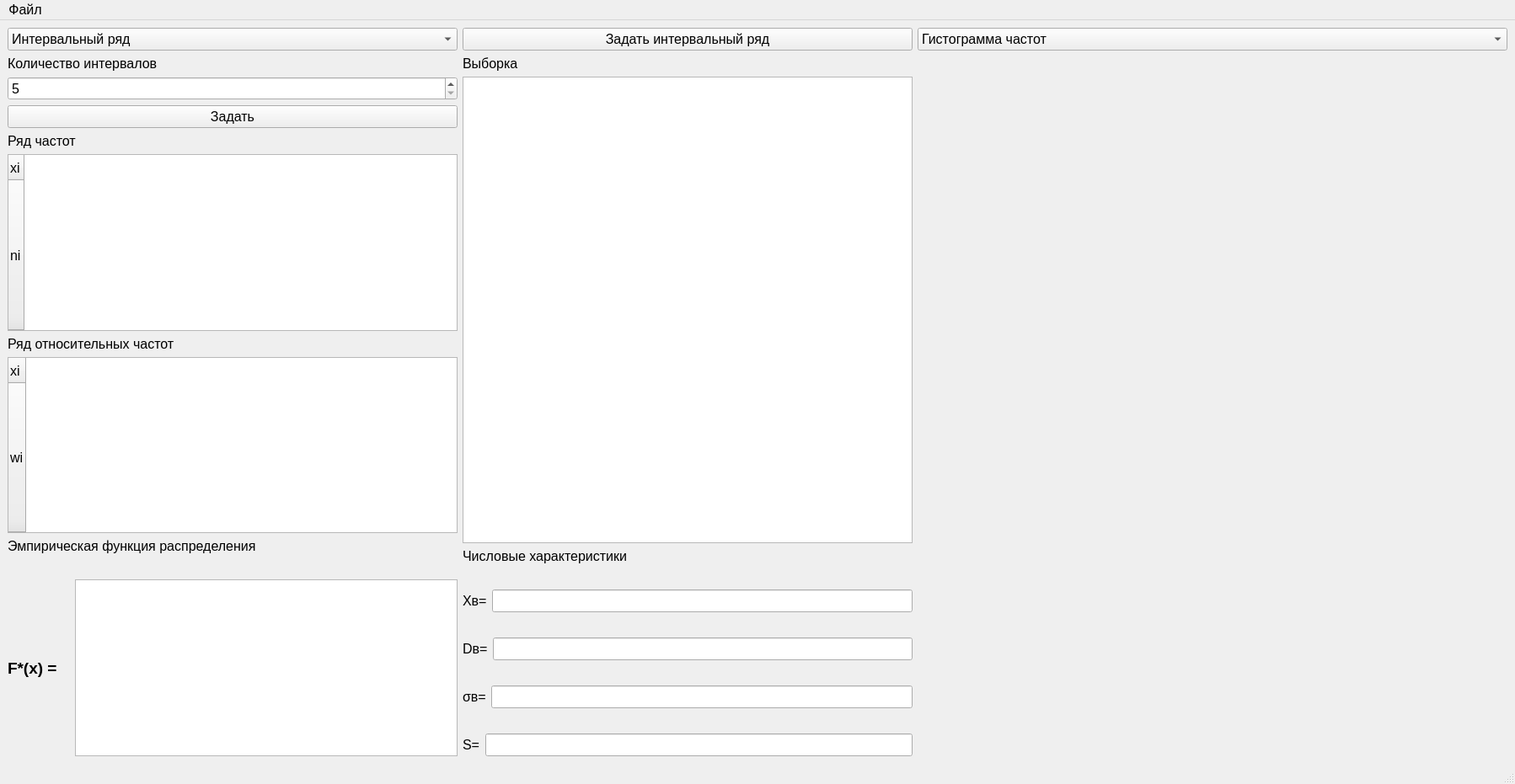
<?xml version="1.0" encoding="UTF-8"?>
<ui version="4.0">
 <class>MainWindow</class>
 <widget class="QMainWindow" name="MainWindow">
  <property name="geometry">
   <rect>
    <x>0</x>
    <y>0</y>
    <width>1798</width>
    <height>931</height>
   </rect>
  </property>
  <property name="font">
   <font>
    <pointsize>12</pointsize>
   </font>
  </property>
  <property name="windowTitle">
   <string>MainWindow</string>
  </property>
  <widget class="QWidget" name="centralwidget">
   <layout class="QHBoxLayout" name="horizontalLayout_6">
    <item>
     <layout class="QVBoxLayout" name="verticalLayout_2">
      <item>
       <widget class="QComboBox" name="rangeType">
        <item>
         <property name="text">
          <string>Интервальный ряд</string>
         </property>
        </item>
        <item>
         <property name="text">
          <string>Группированный ряд</string>
         </property>
        </item>
       </widget>
      </item>
      <item>
       <widget class="QLabel" name="label_11">
        <property name="text">
         <string>Количество интервалов</string>
        </property>
       </widget>
      </item>
      <item>
       <widget class="QSpinBox" name="interval_amount_spin_box">
        <property name="minimum">
         <number>5</number>
        </property>
        <property name="maximum">
         <number>10</number>
        </property>
       </widget>
      </item>
      <item>
       <widget class="QPushButton" name="interval_amount_button">
        <property name="text">
         <string>Задать</string>
        </property>
       </widget>
      </item>
      <item>
       <widget class="QLabel" name="label_3">
        <property name="text">
         <string>Ряд частот</string>
        </property>
       </widget>
      </item>
      <item>
       <widget class="QTableWidget" name="frequencyTable">
        <property name="font">
         <font>
          <family>MS Shell Dlg 2</family>
          <pointsize>12</pointsize>
         </font>
        </property>
        <attribute name="horizontalHeaderVisible">
         <bool>true</bool>
        </attribute>
        <attribute name="horizontalHeaderStretchLastSection">
         <bool>true</bool>
        </attribute>
        <attribute name="verticalHeaderShowSortIndicator" stdset="0">
         <bool>false</bool>
        </attribute>
        <attribute name="verticalHeaderStretchLastSection">
         <bool>true</bool>
        </attribute>
        <row>
         <property name="text">
          <string>xi</string>
         </property>
        </row>
        <row>
         <property name="text">
          <string>ni</string>
         </property>
        </row>
       </widget>
      </item>
      <item>
       <widget class="QLabel" name="label_2">
        <property name="text">
         <string>Ряд относительных частот</string>
        </property>
       </widget>
      </item>
      <item>
       <widget class="QTableWidget" name="periodicityTable">
        <property name="font">
         <font>
          <family>MS Shell Dlg 2</family>
          <pointsize>12</pointsize>
         </font>
        </property>
        <property name="textElideMode">
         <enum>Qt::ElideMiddle</enum>
        </property>
        <property name="showGrid">
         <bool>true</bool>
        </property>
        <attribute name="horizontalHeaderVisible">
         <bool>true</bool>
        </attribute>
        <attribute name="verticalHeaderStretchLastSection">
         <bool>true</bool>
        </attribute>
        <row>
         <property name="text">
          <string>xi</string>
         </property>
        </row>
        <row>
         <property name="text">
          <string>wi</string>
         </property>
        </row>
       </widget>
      </item>
      <item>
       <widget class="QLabel" name="label_4">
        <property name="text">
         <string>Эмпирическая функция распределения</string>
        </property>
       </widget>
      </item>
      <item>
       <widget class="QLabel" name="label_9">
        <property name="text">
         <string/>
        </property>
        <property name="pixmap">
         <pixmap>img/function.png</pixmap>
        </property>
        <property name="scaledContents">
         <bool>false</bool>
        </property>
        <property name="alignment">
         <set>Qt::AlignCenter</set>
        </property>
       </widget>
      </item>
      <item>
       <layout class="QHBoxLayout" name="horizontalLayout">
        <item>
         <widget class="QLabel" name="label_10">
          <property name="font">
           <font>
            <pointsize>14</pointsize>
            <weight>75</weight>
            <bold>true</bold>
           </font>
          </property>
          <property name="text">
           <string>F*(x) =</string>
          </property>
         </widget>
        </item>
        <item>
         <widget class="QLabel" name="bracketImg">
          <property name="text">
           <string/>
          </property>
          <property name="pixmap">
           <pixmap>img/bracket.png</pixmap>
          </property>
          <property name="scaledContents">
           <bool>true</bool>
          </property>
          <property name="alignment">
           <set>Qt::AlignCenter</set>
          </property>
         </widget>
        </item>
        <item>
         <widget class="QTextEdit" name="functionEdit">
          <property name="minimumSize">
           <size>
            <width>0</width>
            <height>200</height>
           </size>
          </property>
          <property name="readOnly">
           <bool>true</bool>
          </property>
         </widget>
        </item>
       </layout>
      </item>
     </layout>
    </item>
    <item>
     <layout class="QVBoxLayout" name="verticalLayout_3">
      <item>
       <widget class="QPushButton" name="dialogBtn">
        <property name="text">
         <string>Задать интервальный ряд</string>
        </property>
       </widget>
      </item>
      <item>
       <widget class="QLabel" name="label">
        <property name="text">
         <string>Выборка</string>
        </property>
       </widget>
      </item>
      <item>
       <widget class="QTextEdit" name="variationSeriesText">
        <property name="readOnly">
         <bool>true</bool>
        </property>
       </widget>
      </item>
      <item>
       <widget class="QLabel" name="label_12">
        <property name="text">
         <string>Числовые характеристики</string>
        </property>
       </widget>
      </item>
      <item>
       <widget class="QLabel" name="label_13">
        <property name="text">
         <string/>
        </property>
        <property name="pixmap">
         <pixmap>img/average_x.png</pixmap>
        </property>
       </widget>
      </item>
      <item>
       <layout class="QHBoxLayout" name="horizontalLayout_2">
        <item>
         <widget class="QLabel" name="label_5">
          <property name="text">
           <string>Xв=</string>
          </property>
         </widget>
        </item>
        <item>
         <widget class="QLineEdit" name="middleXEdit">
          <property name="readOnly">
           <bool>true</bool>
          </property>
         </widget>
        </item>
       </layout>
      </item>
      <item>
       <widget class="QLabel" name="label_14">
        <property name="text">
         <string/>
        </property>
        <property name="pixmap">
         <pixmap>img/dispersion.png</pixmap>
        </property>
       </widget>
      </item>
      <item>
       <layout class="QHBoxLayout" name="horizontalLayout_3">
        <item>
         <widget class="QLabel" name="label_6">
          <property name="text">
           <string>Dв=</string>
          </property>
         </widget>
        </item>
        <item>
         <widget class="QLineEdit" name="dispersionEdit">
          <property name="readOnly">
           <bool>true</bool>
          </property>
         </widget>
        </item>
       </layout>
      </item>
      <item>
       <widget class="QLabel" name="label_15">
        <property name="text">
         <string/>
        </property>
        <property name="pixmap">
         <pixmap>img/diviation.png</pixmap>
        </property>
       </widget>
      </item>
      <item>
       <layout class="QHBoxLayout" name="horizontalLayout_4">
        <item>
         <widget class="QLabel" name="label_7">
          <property name="text">
           <string>σв=</string>
          </property>
         </widget>
        </item>
        <item>
         <widget class="QLineEdit" name="cigmaEdit">
          <property name="readOnly">
           <bool>true</bool>
          </property>
         </widget>
        </item>
       </layout>
      </item>
      <item>
       <widget class="QLabel" name="label_16">
        <property name="text">
         <string/>
        </property>
        <property name="pixmap">
         <pixmap>img/corrected_diviation.png</pixmap>
        </property>
       </widget>
      </item>
      <item>
       <layout class="QHBoxLayout" name="horizontalLayout_5">
        <item>
         <widget class="QLabel" name="label_8">
          <property name="text">
           <string>S=</string>
          </property>
         </widget>
        </item>
        <item>
         <widget class="QLineEdit" name="sEdit">
          <property name="readOnly">
           <bool>true</bool>
          </property>
         </widget>
        </item>
       </layout>
      </item>
     </layout>
    </item>
    <item>
     <layout class="QVBoxLayout" name="verticalLayout">
      <item>
       <widget class="QComboBox" name="plotType">
        <property name="font">
         <font>
          <pointsize>12</pointsize>
         </font>
        </property>
        <item>
         <property name="text">
          <string>Гистограмма частот</string>
         </property>
        </item>
        <item>
         <property name="text">
          <string>Гистограмма относительных частот</string>
         </property>
        </item>
        <item>
         <property name="text">
          <string>Эмпирическая функция распределения</string>
         </property>
        </item>
       </widget>
      </item>
      <item>
       <widget class="PlotWidget" name="graphWidget" native="true">
        <property name="minimumSize">
         <size>
          <width>700</width>
          <height>600</height>
         </size>
        </property>
       </widget>
      </item>
     </layout>
    </item>
   </layout>
  </widget>
  <widget class="QMenuBar" name="menubar">
   <property name="geometry">
    <rect>
     <x>0</x>
     <y>0</y>
     <width>1798</width>
     <height>34</height>
    </rect>
   </property>
   <widget class="QMenu" name="menu">
    <property name="title">
     <string>Файл</string>
    </property>
    <addaction name="openFileAction"/>
   </widget>
   <addaction name="menu"/>
  </widget>
  <widget class="QStatusBar" name="statusbar"/>
  <action name="openFileAction">
   <property name="text">
    <string>Открыть файл</string>
   </property>
  </action>
 </widget>
 <customwidgets>
  <customwidget>
   <class>PlotWidget</class>
   <extends>QWidget</extends>
   <header>pyqtgraph</header>
   <container>1</container>
  </customwidget>
 </customwidgets>
 <resources/>
 <connections/>
</ui>
